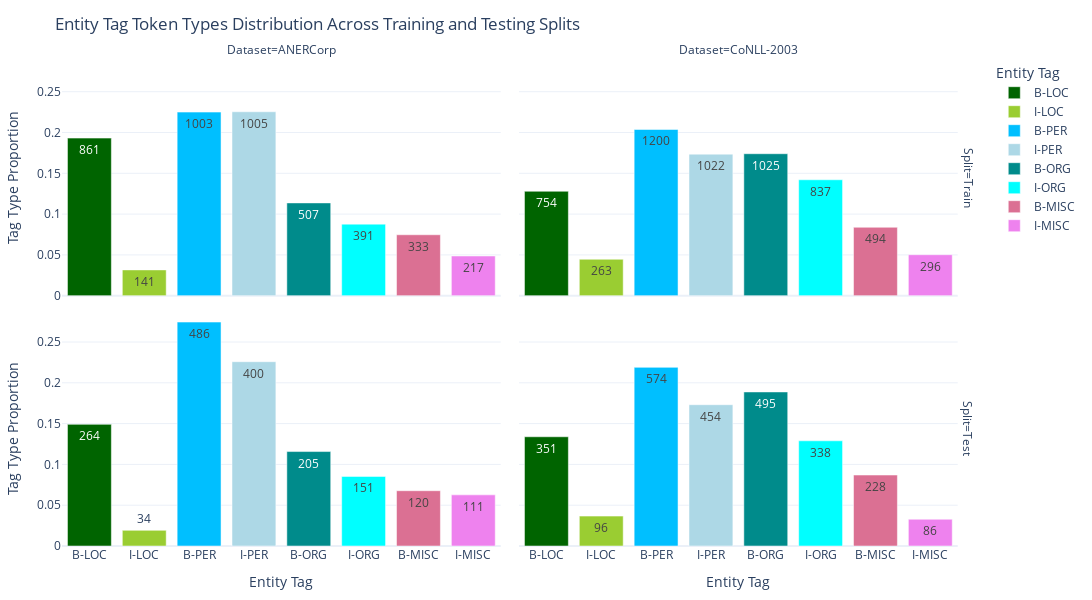

Notebook source saved alongside this figure:
### Code cell
# Step 1: Calculate the total tag types for each Dataset and Split
total_tag_types = token_type_df.groupby(['Dataset', 'Split'])['Tag Types'].sum().reset_index()
total_tag_types.rename(columns={'Tag Types': 'Total Tag Types'}, inplace=True)

# Step 2: Merge the total back to the original DataFrame
df = token_type_df.merge(total_tag_types, on=['Dataset', 'Split'])

# Step 3: Compute the proportion of tag types within each group (avoiding division by zero)
df['Tag Type Proportion'] = df['Tag Types'] / (df['Total Tag Types'] + 1e-10)
# Initialize with DataFrame
visualizer = EntityTagVisualizer(df)

# Preprocess Data
visualizer.preprocess_data()

visualizer.plot_faceted_bar_chart('Tag Type Proportion', 'Tag Types', "Entity Tag Token Types Distribution Across Training and Testing Splits")

### Figure 1 — Plotly figure (JSON) as saved in the notebook; plotly's stock layout.template omitted (floating-point values rounded to 4 significant figures)
{"data": [{"alignmentgroup": "True", "hovertemplate": "Entity Tag=%{x}<br>Split=Train<br>Dataset=ANERCorp<br>Tag Type Proportion=%{y}<br>Tag Types=%{text}<extra></extra>", "legendgroup": "B-LOC", "marker": {"color": "darkgreen", "pattern": {"shape": ""}}, "name": "B-LOC", "offsetgroup": "B-LOC", "orientation": "v", "showlegend": true, "text": [861], "textposition": "auto", "type": "bar", "x": ["B-LOC"], "xaxis": "x3", "y": [0.1931], "yaxis": "y3"}, {"alignmentgroup": "True", "hovertemplate": "Entity Tag=%{x}<br>Split=Train<br>Dataset=CoNLL-2003<br>Tag Type Proportion=%{y}<br>Tag Types=%{text}<extra></extra>", "legendgroup": "B-LOC", "marker": {"color": "darkgreen", "pattern": {"shape": ""}}, "name": "B-LOC", "offsetgroup": "B-LOC", "orientation": "v", "showlegend": false, "text": [754], "textposition": "auto", "type": "bar", "x": ["B-LOC"], "xaxis": "x4", "y": [0.128], "yaxis": "y4"}, {"alignmentgroup": "True", "hovertemplate": "Entity Tag=%{x}<br>Split=Test<br>Dataset=ANERCorp<br>Tag Type Proportion=%{y}<br>Tag Types=%{text}<extra></extra>", "legendgroup": "B-LOC", "marker": {"color": "darkgreen", "pattern": {"shape": ""}}, "name": "B-LOC", "offsetgroup": "B-LOC", "orientation": "v", "showlegend": false, "text": [264], "textposition": "auto", "type": "bar", "x": ["B-LOC"], "xaxis": "x", "y": [0.1491], "yaxis": "y"}, {"alignmentgroup": "True", "hovertemplate": "Entity Tag=%{x}<br>Split=Test<br>Dataset=CoNLL-2003<br>Tag Type Proportion=%{y}<br>Tag Types=%{text}<extra></extra>", "legendgroup": "B-LOC", "marker": {"color": "darkgreen", "pattern": {"shape": ""}}, "name": "B-LOC", "offsetgroup": "B-LOC", "orientation": "v", "showlegend": false, "text": [351], "textposition": "auto", "type": "bar", "x": ["B-LOC"], "xaxis": "x2", "y": [0.1339], "yaxis": "y2"}, {"alignmentgroup": "True", "hovertemplate": "Entity Tag=%{x}<br>Split=Train<br>Dataset=ANERCorp<br>Tag Type Proportion=%{y}<br>Tag Types=%{text}<extra></extra>", "legendgroup": "I-LOC", "marker": {"color": "yellowgreen", "pattern": {"shape": ""}}, "name": "I-LOC", "offsetgroup": "I-LOC", "orientation": "v", "showlegend": true, "text": [141], "textposition": "auto", "type": "bar", "x": ["I-LOC"], "xaxis": "x3", "y": [0.03163], "yaxis": "y3"}, {"alignmentgroup": "True", "hovertemplate": "Entity Tag=%{x}<br>Split=Train<br>Dataset=CoNLL-2003<br>Tag Type Proportion=%{y}<br>Tag Types=%{text}<extra></extra>", "legendgroup": "I-LOC", "marker": {"color": "yellowgreen", "pattern": {"shape": ""}}, "name": "I-LOC", "offsetgroup": "I-LOC", "orientation": "v", "showlegend": false, "text": [263], "textposition": "auto", "type": "bar", "x": ["I-LOC"], "xaxis": "x4", "y": [0.04464], "yaxis": "y4"}, {"alignmentgroup": "True", "hovertemplate": "Entity Tag=%{x}<br>Split=Test<br>Dataset=ANERCorp<br>Tag Type Proportion=%{y}<br>Tag Types=%{text}<extra></extra>", "legendgroup": "I-LOC", "marker": {"color": "yellowgreen", "pattern": {"shape": ""}}, "name": "I-LOC", "offsetgroup": "I-LOC", "orientation": "v", "showlegend": false, "text": [34], "textposition": "auto", "type": "bar", "x": ["I-LOC"], "xaxis": "x", "y": [0.0192], "yaxis": "y"}, {"alignmentgroup": "True", "hovertemplate": "Entity Tag=%{x}<br>Split=Test<br>Dataset=CoNLL-2003<br>Tag Type Proportion=%{y}<br>Tag Types=%{text}<extra></extra>", "legendgroup": "I-LOC", "marker": {"color": "yellowgreen", "pattern": {"shape": ""}}, "name": "I-LOC", "offsetgroup": "I-LOC", "orientation": "v", "showlegend": false, "text": [96], "textposition": "auto", "type": "bar", "x": ["I-LOC"], "xaxis": "x2", "y": [0.03661], "yaxis": "y2"}, {"alignmentgroup": "True", "hovertemplate": "Entity Tag=%{x}<br>Split=Train<br>Dataset=ANERCorp<br>Tag Type Proportion=%{y}<br>Tag Types=%{text}<extra></extra>", "legendgroup": "B-PER", "marker": {"color": "deepskyblue", "pattern": {"shape": ""}}, "name": "B-PER", "offsetgroup": "B-PER", "orientation": "v", "showlegend": true, "text": [1003], "textposition": "auto", "type": "bar", "x": ["B-PER"], "xaxis": "x3", "y": [0.225], "yaxis": "y3"}, {"alignmentgroup": "True", "hovertemplate": "Entity Tag=%{x}<br>Split=Train<br>Dataset=CoNLL-2003<br>Tag Type Proportion=%{y}<br>Tag Types=%{text}<extra></extra>", "legendgroup": "B-PER", "marker": {"color": "deepskyblue", "pattern": {"shape": ""}}, "name": "B-PER", "offsetgroup": "B-PER", "orientation": "v", "showlegend": false, "text": [1200], "textposition": "auto", "type": "bar", "x": ["B-PER"], "xaxis": "x4", "y": [0.2037], "yaxis": "y4"}, {"alignmentgroup": "True", "hovertemplate": "Entity Tag=%{x}<br>Split=Test<br>Dataset=ANERCorp<br>Tag Type Proportion=%{y}<br>Tag Types=%{text}<extra></extra>", "legendgroup": "B-PER", "marker": {"color": "deepskyblue", "pattern": {"shape": ""}}, "name": "B-PER", "offsetgroup": "B-PER", "orientation": "v", "showlegend": false, "text": [486], "textposition": "auto", "type": "bar", "x": ["B-PER"], "xaxis": "x", "y": [0.2744], "yaxis": "y"}, {"alignmentgroup": "True", "hovertemplate": "Entity Tag=%{x}<br>Split=Test<br>Dataset=CoNLL-2003<br>Tag Type Proportion=%{y}<br>Tag Types=%{text}<extra></extra>", "legendgroup": "B-PER", "marker": {"color": "deepskyblue", "pattern": {"shape": ""}}, "name": "B-PER", "offsetgroup": "B-PER", "orientation": "v", "showlegend": false, "text": [574], "textposition": "auto", "type": "bar", "x": ["B-PER"], "xaxis": "x2", "y": [0.2189], "yaxis": "y2"}, {"alignmentgroup": "True", "hovertemplate": "Entity Tag=%{x}<br>Split=Train<br>Dataset=ANERCorp<br>Tag Type Proportion=%{y}<br>Tag Types=%{text}<extra></extra>", "legendgroup": "I-PER", "marker": {"color": "lightblue", "pattern": {"shape": ""}}, "name": "I-PER", "offsetgroup": "I-PER", "orientation": "v", "showlegend": true, "text": [1005], "textposition": "auto", "type": "bar", "x": ["I-PER"], "xaxis": "x3", "y": [0.2254], "yaxis": "y3"}, {"alignmentgroup": "True", "hovertemplate": "Entity Tag=%{x}<br>Split=Train<br>Dataset=CoNLL-2003<br>Tag Type Proportion=%{y}<br>Tag Types=%{text}<extra></extra>", "legendgroup": "I-PER", "marker": {"color": "lightblue", "pattern": {"shape": ""}}, "name": "I-PER", "offsetgroup": "I-PER", "orientation": "v", "showlegend": false, "text": [1022], "textposition": "auto", "type": "bar", "x": ["I-PER"], "xaxis": "x4", "y": [0.1735], "yaxis": "y4"}, {"alignmentgroup": "True", "hovertemplate": "Entity Tag=%{x}<br>Split=Test<br>Dataset=ANERCorp<br>Tag Type Proportion=%{y}<br>Tag Types=%{text}<extra></extra>", "legendgroup": "I-PER", "marker": {"color": "lightblue", "pattern": {"shape": ""}}, "name": "I-PER", "offsetgroup": "I-PER", "orientation": "v", "showlegend": false, "text": [400], "textposition": "auto", "type": "bar", "x": ["I-PER"], "xaxis": "x", "y": [0.2259], "yaxis": "y"}, {"alignmentgroup": "True", "hovertemplate": "Entity Tag=%{x}<br>Split=Test<br>Dataset=CoNLL-2003<br>Tag Type Proportion=%{y}<br>Tag Types=%{text}<extra></extra>", "legendgroup": "I-PER", "marker": {"color": "lightblue", "pattern": {"shape": ""}}, "name": "I-PER", "offsetgroup": "I-PER", "orientation": "v", "showlegend": false, "text": [454], "textposition": "auto", "type": "bar", "x": ["I-PER"], "xaxis": "x2", "y": [0.1732], "yaxis": "y2"}, {"alignmentgroup": "True", "hovertemplate": "Entity Tag=%{x}<br>Split=Train<br>Dataset=ANERCorp<br>Tag Type Proportion=%{y}<br>Tag Types=%{text}<extra></extra>", "legendgroup": "B-ORG", "marker": {"color": "darkcyan", "pattern": {"shape": ""}}, "name": "B-ORG", "offsetgroup": "B-ORG", "orientation": "v", "showlegend": true, "text": [507], "textposition": "auto", "type": "bar", "x": ["B-ORG"], "xaxis": "x3", "y": [0.1137], "yaxis": "y3"}, {"alignmentgroup": "True", "hovertemplate": "Entity Tag=%{x}<br>Split=Train<br>Dataset=CoNLL-2003<br>Tag Type Proportion=%{y}<br>Tag Types=%{text}<extra></extra>", "legendgroup": "B-ORG", "marker": {"color": "darkcyan", "pattern": {"shape": ""}}, "name": "B-ORG", "offsetgroup": "B-ORG", "orientation": "v", "showlegend": false, "text": [1025], "textposition": "auto", "type": "bar", "x": ["B-ORG"], "xaxis": "x4", "y": [0.174], "yaxis": "y4"}, {"alignmentgroup": "True", "hovertemplate": "Entity Tag=%{x}<br>Split=Test<br>Dataset=ANERCorp<br>Tag Type Proportion=%{y}<br>Tag Types=%{text}<extra></extra>", "legendgroup": "B-ORG", "marker": {"color": "darkcyan", "pattern": {"shape": ""}}, "name": "B-ORG", "offsetgroup": "B-ORG", "orientation": "v", "showlegend": false, "text": [205], "textposition": "auto", "type": "bar", "x": ["B-ORG"], "xaxis": "x", "y": [0.1158], "yaxis": "y"}, {"alignmentgroup": "True", "hovertemplate": "Entity Tag=%{x}<br>Split=Test<br>Dataset=CoNLL-2003<br>Tag Type Proportion=%{y}<br>Tag Types=%{text}<extra></extra>", "legendgroup": "B-ORG", "marker": {"color": "darkcyan", "pattern": {"shape": ""}}, "name": "B-ORG", "offsetgroup": "B-ORG", "orientation": "v", "showlegend": false, "text": [495], "textposition": "auto", "type": "bar", "x": ["B-ORG"], "xaxis": "x2", "y": [0.1888], "yaxis": "y2"}, {"alignmentgroup": "True", "hovertemplate": "Entity Tag=%{x}<br>Split=Train<br>Dataset=ANERCorp<br>Tag Type Proportion=%{y}<br>Tag Types=%{text}<extra></extra>", "legendgroup": "I-ORG", "marker": {"color": "cyan", "pattern": {"shape": ""}}, "name": "I-ORG", "offsetgroup": "I-ORG", "orientation": "v", "showlegend": true, "text": [391], "textposition": "auto", "type": "bar", "x": ["I-ORG"], "xaxis": "x3", "y": [0.08771], "yaxis": "y3"}, {"alignmentgroup": "True", "hovertemplate": "Entity Tag=%{x}<br>Split=Train<br>Dataset=CoNLL-2003<br>Tag Type Proportion=%{y}<br>Tag Types=%{text}<extra></extra>", "legendgroup": "I-ORG", "marker": {"color": "cyan", "pattern": {"shape": ""}}, "name": "I-ORG", "offsetgroup": "I-ORG", "orientation": "v", "showlegend": false, "text": [837], "textposition": "auto", "type": "bar", "x": ["I-ORG"], "xaxis": "x4", "y": [0.1421], "yaxis": "y4"}, {"alignmentgroup": "True", "hovertemplate": "Entity Tag=%{x}<br>Split=Test<br>Dataset=ANERCorp<br>Tag Type Proportion=%{y}<br>Tag Types=%{text}<extra></extra>", "legendgroup": "I-ORG", "marker": {"color": "cyan", "pattern": {"shape": ""}}, "name": "I-ORG", "offsetgroup": "I-ORG", "orientation": "v", "showlegend": false, "text": [151], "textposition": "auto", "type": "bar", "x": ["I-ORG"], "xaxis": "x", "y": [0.08526], "yaxis": "y"}, {"alignmentgroup": "True", "hovertemplate": "Entity Tag=%{x}<br>Split=Test<br>Dataset=CoNLL-2003<br>Tag Type Proportion=%{y}<br>Tag Types=%{text}<extra></extra>", "legendgroup": "I-ORG", "marker": {"color": "cyan", "pattern": {"shape": ""}}, "name": "I-ORG", "offsetgroup": "I-ORG", "orientation": "v", "showlegend": false, "text": [338], "textposition": "auto", "type": "bar", "x": ["I-ORG"], "xaxis": "x2", "y": [0.1289], "yaxis": "y2"}, {"alignmentgroup": "True", "hovertemplate": "Entity Tag=%{x}<br>Split=Train<br>Dataset=ANERCorp<br>Tag Type Proportion=%{y}<br>Tag Types=%{text}<extra></extra>", "legendgroup": "B-MISC", "marker": {"color": "palevioletred", "pattern": {"shape": ""}}, "name": "B-MISC", "offsetgroup": "B-MISC", "orientation": "v", "showlegend": true, "text": [333], "textposition": "auto", "type": "bar", "x": ["B-MISC"], "xaxis": "x3", "y": [0.0747], "yaxis": "y3"}, {"alignmentgroup": "True", "hovertemplate": "Entity Tag=%{x}<br>Split=Train<br>Dataset=CoNLL-2003<br>Tag Type Proportion=%{y}<br>Tag Types=%{text}<extra></extra>", "legendgroup": "B-MISC", "marker": {"color": "palevioletred", "pattern": {"shape": ""}}, "name": "B-MISC", "offsetgroup": "B-MISC", "orientation": "v", "showlegend": false, "text": [494], "textposition": "auto", "type": "bar", "x": ["B-MISC"], "xaxis": "x4", "y": [0.08386], "yaxis": "y4"}, {"alignmentgroup": "True", "hovertemplate": "Entity Tag=%{x}<br>Split=Test<br>Dataset=ANERCorp<br>Tag Type Proportion=%{y}<br>Tag Types=%{text}<extra></extra>", "legendgroup": "B-MISC", "marker": {"color": "palevioletred", "pattern": {"shape": ""}}, "name": "B-MISC", "offsetgroup": "B-MISC", "orientation": "v", "showlegend": false, "text": [120], "textposition": "auto", "type": "bar", "x": ["B-MISC"], "xaxis": "x", "y": [0.06776], "yaxis": "y"}, {"alignmentgroup": "True", "hovertemplate": "Entity Tag=%{x}<br>Split=Test<br>Dataset=CoNLL-2003<br>Tag Type Proportion=%{y}<br>Tag Types=%{text}<extra></extra>", "legendgroup": "B-MISC", "marker": {"color": "palevioletred", "pattern": {"shape": ""}}, "name": "B-MISC", "offsetgroup": "B-MISC", "orientation": "v", "showlegend": false, "text": [228], "textposition": "auto", "type": "bar", "x": ["B-MISC"], "xaxis": "x2", "y": [0.08696], "yaxis": "y2"}, {"alignmentgroup": "True", "hovertemplate": "Entity Tag=%{x}<br>Split=Train<br>Dataset=ANERCorp<br>Tag Type Proportion=%{y}<br>Tag Types=%{text}<extra></extra>", "legendgroup": "I-MISC", "marker": {"color": "violet", "pattern": {"shape": ""}}, "name": "I-MISC", "offsetgroup": "I-MISC", "orientation": "v", "showlegend": true, "text": [217], "textposition": "auto", "type": "bar", "x": ["I-MISC"], "xaxis": "x3", "y": [0.04868], "yaxis": "y3"}, {"alignmentgroup": "True", "hovertemplate": "Entity Tag=%{x}<br>Split=Train<br>Dataset=CoNLL-2003<br>Tag Type Proportion=%{y}<br>Tag Types=%{text}<extra></extra>", "legendgroup": "I-MISC", "marker": {"color": "violet", "pattern": {"shape": ""}}, "name": "I-MISC", "offsetgroup": "I-MISC", "orientation": "v", "showlegend": false, "text": [296], "textposition": "auto", "type": "bar", "x": ["I-MISC"], "xaxis": "x4", "y": [0.05025], "yaxis": "y4"}, {"alignmentgroup": "True", "hovertemplate": "Entity Tag=%{x}<br>Split=Test<br>Dataset=ANERCorp<br>Tag Type Proportion=%{y}<br>Tag Types=%{text}<extra></extra>", "legendgroup": "I-MISC", "marker": {"color": "violet", "pattern": {"shape": ""}}, "name": "I-MISC", "offsetgroup": "I-MISC", "orientation": "v", "showlegend": false, "text": [111], "textposition": "auto", "type": "bar", "x": ["I-MISC"], "xaxis": "x", "y": [0.06268], "yaxis": "y"}, {"alignmentgroup": "True", "hovertemplate": "Entity Tag=%{x}<br>Split=Test<br>Dataset=CoNLL-2003<br>Tag Type Proportion=%{y}<br>Tag Types=%{text}<extra></extra>", "legendgroup": "I-MISC", "marker": {"color": "violet", "pattern": {"shape": ""}}, "name": "I-MISC", "offsetgroup": "I-MISC", "orientation": "v", "showlegend": false, "text": [86], "textposition": "auto", "type": "bar", "x": ["I-MISC"], "xaxis": "x2", "y": [0.0328], "yaxis": "y2"}], "layout": {"annotations": [{"font": {}, "showarrow": false, "text": "Dataset=ANERCorp", "x": 0.24, "xanchor": "center", "xref": "paper", "y": 1, "yanchor": "bottom", "yref": "paper"}, {"font": {}, "showarrow": false, "text": "Dataset=CoNLL-2003", "x": 0.74, "xanchor": "center", "xref": "paper", "y": 1, "yanchor": "bottom", "yref": "paper"}, {"font": {}, "showarrow": false, "text": "Split=Test", "textangle": 90, "x": 0.98, "xanchor": "left", "xref": "paper", "y": 0.2425, "yanchor": "middle", "yref": "paper"}, {"font": {}, "showarrow": false, "text": "Split=Train", "textangle": 90, "x": 0.98, "xanchor": "left", "xref": "paper", "y": 0.7575, "yanchor": "middle", "yref": "paper"}], "barmode": "relative", "height": 600, "legend": {"title": {"text": "Entity Tag"}, "tracegroupgap": 0}, "margin": {"b": 20, "l": 20, "r": 20, "t": 60}, "title": {"text": "Entity Tag Token Types Distribution Across Training and Testing Splits"}, "width": 1200, "xaxis": {"anchor": "y", "categoryarray": ["B-LOC", "I-LOC", "B-PER", "I-PER", "B-ORG", "I-ORG", "B-MISC", "I-MISC"], "categoryorder": "array", "domain": [0, 0.48], "title": {"text": "Entity Tag"}}, "xaxis2": {"anchor": "y2", "categoryarray": ["B-LOC", "I-LOC", "B-PER", "I-PER", "B-ORG", "I-ORG", "B-MISC", "I-MISC"], "categoryorder": "array", "domain": [0.5, 0.98], "matches": "x", "title": {"text": "Entity Tag"}}, "xaxis3": {"anchor": "y3", "domain": [0, 0.48], "matches": "x", "showticklabels": false}, "xaxis4": {"anchor": "y4", "domain": [0.5, 0.98], "matches": "x", "showticklabels": false}, "yaxis": {"anchor": "x", "domain": [0, 0.485], "title": {"text": "Tag Type Proportion"}}, "yaxis2": {"anchor": "x2", "domain": [0, 0.485], "matches": "y", "showticklabels": false}, "yaxis3": {"anchor": "x3", "domain": [0.515, 1], "matches": "y", "title": {"text": "Tag Type Proportion"}}, "yaxis4": {"anchor": "x4", "domain": [0.515, 1], "matches": "y", "showticklabels": false}}}
